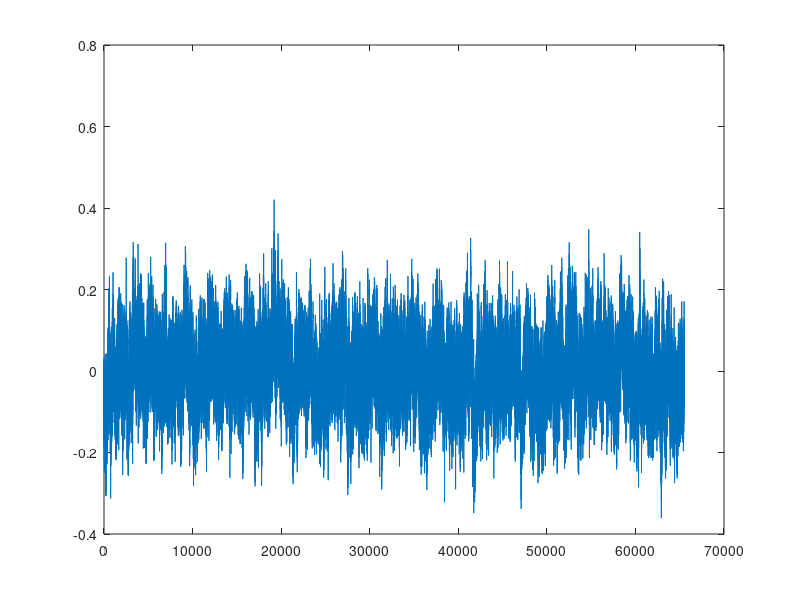

MATLAB code to generate this figure:
Nx = 2^16;  % number of samples to synthesize
B = [0.049922035 -0.095993537 0.050612699 -0.004408786];
A = [1 -2.494956002   2.017265875  -0.522189400];
nT60 = round(log(1000)/(1-max(abs(roots(A))))); % T60 est.
v = randn(1,Nx+nT60); % Gaussian white noise: N(0,1)
x = filter(B,A,v);    % Apply 1/F roll-off to PSD
x = x(nT60+1:end);    % Skip transient response
plot(x);


